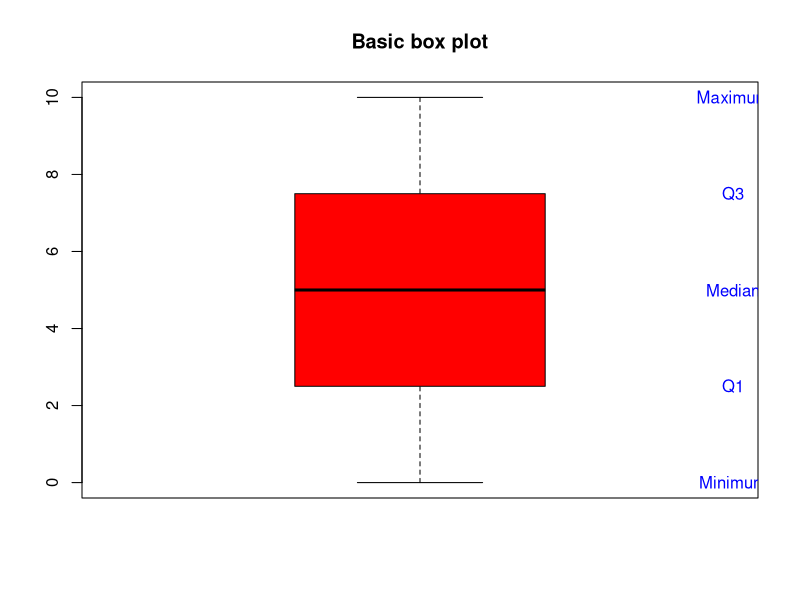
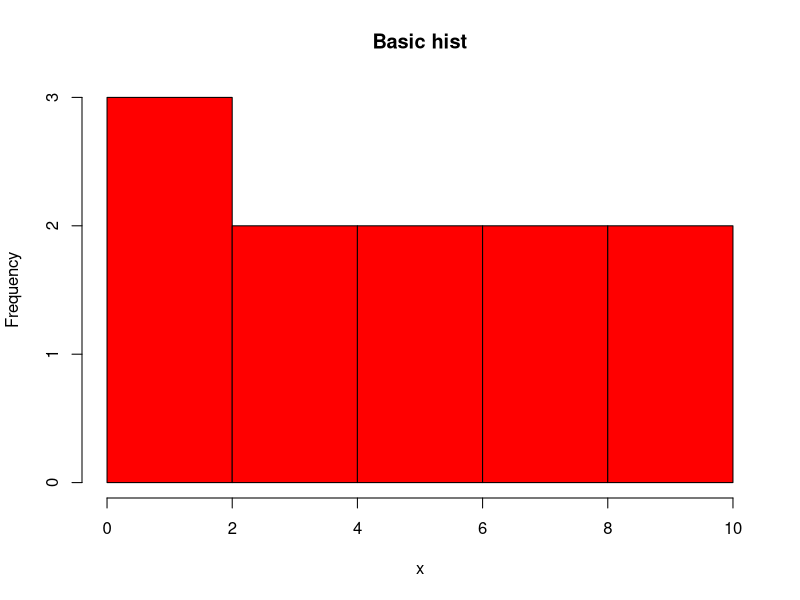

Write the R code that produced these figures, in order.
x <- seq(0, 10, 1)
boxplot(x, range = 0, col = "red", main="Basic box plot")
text(1.5, quantile(x), c("Minimum", "Q1", "Median", "Q3" , "Maximum"), col = "blue")
hist(x, col = "red", main="Basic hist" )
